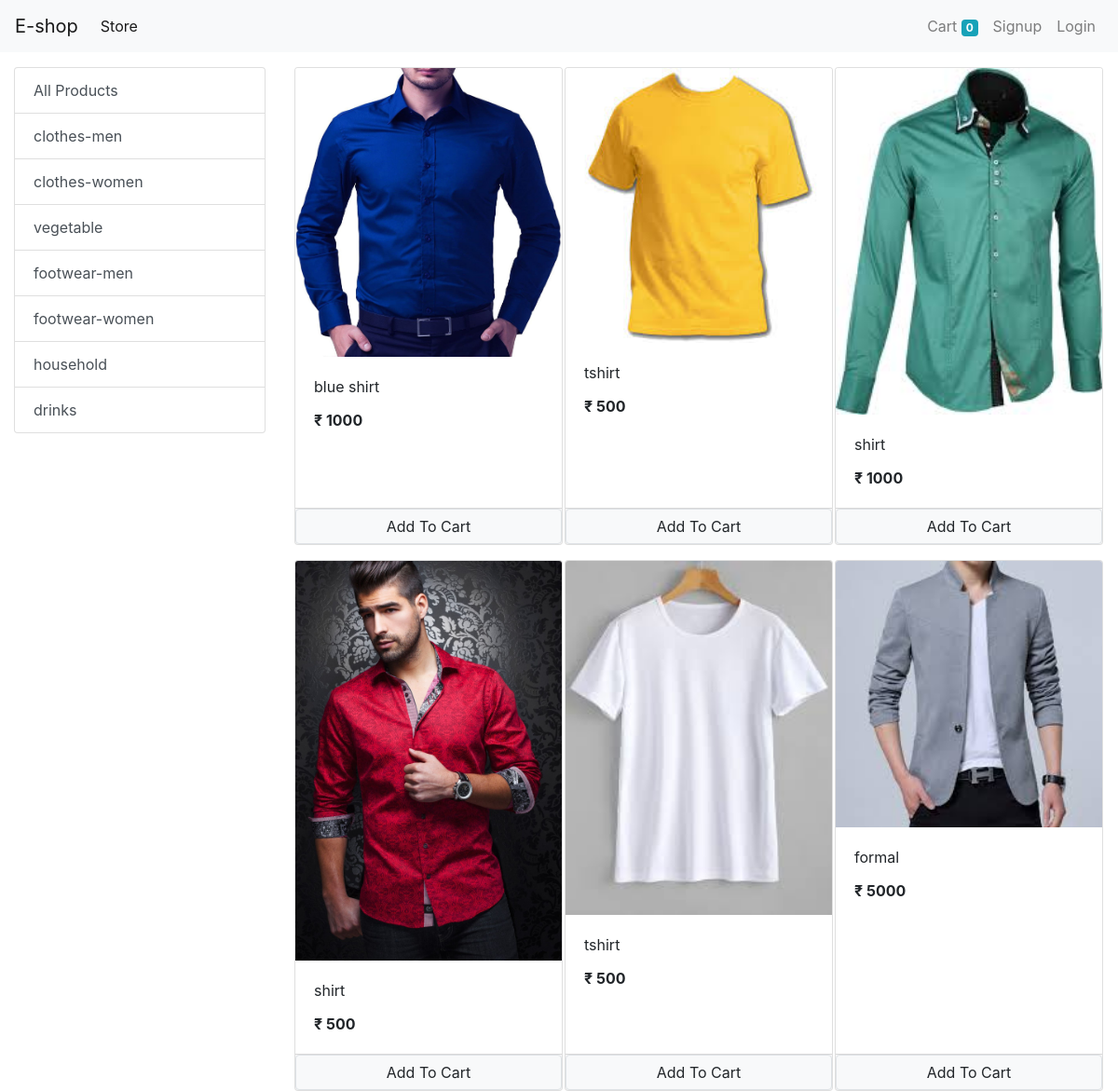
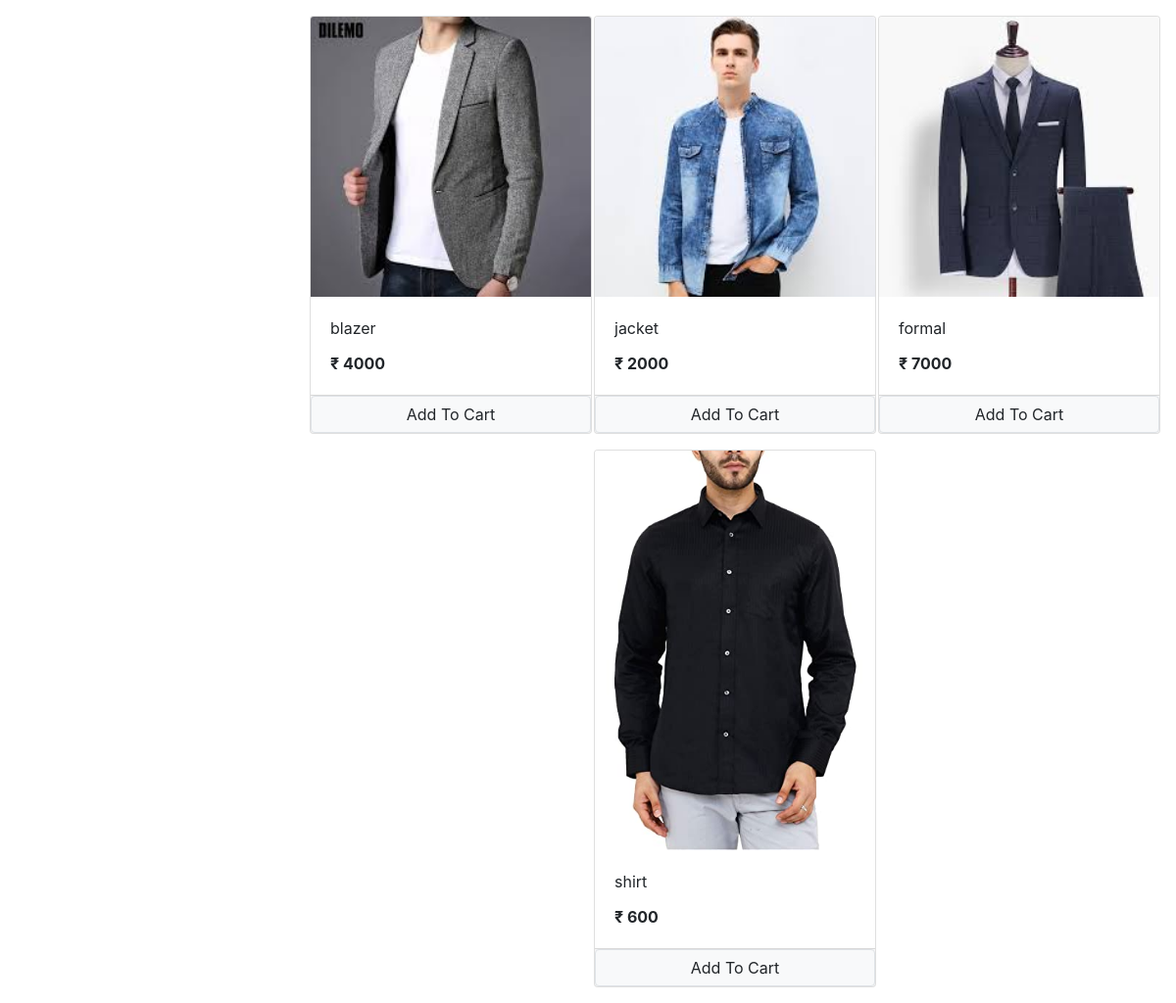
/?category=1, run on the app's committed database (2 pictures, top to bottom).
### store/models/category.py (models this page shows, shortened)
class Category(models.Model):
    name= models.CharField(max_length=20)
    @staticmethod
    def get_all_categories():
        return Category.objects.all()

### store/models/products.py (models this page shows, shortened)
class Product(models.Model):
    name = models.CharField(max_length=50)
    price = models.IntegerField(default=0)
    category= models.ForeignKey(Category , on_delete=models.CASCADE ,default=1)
    description = models.CharField(max_length=200 , default='' , null=True , blank =True)
    image= models.ImageField(upload_to='uploads/products/')
    @staticmethod
    def get_all_products_by_categoryid(category_id):
        if category_id:
            return Product.objects.filter(category = category_id)
        else:
            return Product.get_all_products()

### store/views/home.py (the view, shortened to what this page needs)
# urls.py: path('',Index.as_view() , name='homepage'),
class Index(View):
    def get(self ,request):
       cart = request.session.get('cart')
       if not cart:
         request.session['cart']={}
       products = None
       categories =Category.get_all_categories()
       categoryID = request.GET.get('category')
       if categoryID:
         products = Product.get_all_products_by_categoryid(categoryID)
       else:
         products = Product.get_all_products()
       data= {}
       data['products']= products
       data['categories']= categories
       print('you are:' , request.session.get('email'))
       return render(request , 'index.html', data )

### store/templatetags/cart.py (called while the page is built)
@register.filter(name='is_in_cart')
def is_in_cart(product,cart ):
    keys = cart.keys()
    for id in keys:
        if int(id) == product.id:
            return True
    return False

### store/templatetags/custom_filter.py (called while the page is built)
@register.filter(name='currency')
def currency(number):
   return "₹ "+str(number)

### store/templates/index.html (shortened to what this page needs)
     {% extends 'base.html' %}
     {% block content%}
     {% load cart %}
     {% load custom_filter %}
     <div class="container-fluid mt-3">
     <div class="row">
       <div class="col-lg-3 mx-auto">
         <div class="list-group">
          <a href="/" class="list-group-item list-group-item-action">All Products</a>
          {% for category in categories%}
           <a href="/?category={{category.id}}" class="list-group-item list-group-item-action">{{category.name}}</a>
           {% endfor%}
         </div>
       </div>
       <div id='products' class="col-lg-9 mx-auto">
        <div class="row mx-auto">
          {% for product in products%}
          <div class="card mx-auto mb-3" id={{product.id}} style="width: 18rem;">
             <img src="{{product.image.url}}" class="card-img-top" >
             <div class="card-body">
               <p class="card-title">{{product.name}}</p>
               <p class="card-text"><b>{{product.price|currency}}</b></p>
             </div>
             <div class="card-footer p-0  ">
               {% if product|is_in_cart:request.session.cart  %}
               <div class="row no-gutters" >
                <form action="/#{{product.id}}" method="POST" class="col-2">
                  {% csrf_token %}
                  <input hidden type="text" value="{{product.id}}" name='product'>
                  <input hidden type="text" value='True' name='remove'>
                <input type="submit" value="-" class=" btn btn-block btn-secondary">
                </form>
                <div class="text-center col">{{product|cart_quantity:request.session.cart}} in cart</div>
                <form action="/#{{product.id}}" method="POST" class="col-2">
                  {% csrf_token %}
                  <input hidden type="text" value="{{product.id}}" name='product'>
                <input type="submit" value="+" class=" btn btn-block btn-secondary">
                </form>
                </div>
                {% else %}
            <form action="/#{{product.id}}" method="POST" class="btn-block">
              <input type="submit" class="float-right  btn btn-light border form-control" value="Add To Cart">
            </form>
             {% endif %}
             </div>
           </div>
          {% endfor%}
         </div>
       </div>
     </div>
    </div>
      {% endblock%}

### data on the page
Category: name "clothes-men"
Category: name "clothes-women"
Category: name "vegetable"
Category: name "footwear-men"
Category: name "footwear-women"
Category: name "household"
Category: name "drinks"
Product: image (picture), name "blue shirt", price "₹ 1000"
Product: image (picture), name "tshirt", price "₹ 500"
Product: image (picture), name "shirt", price "₹ 1000"
Product: image (picture), name "shirt", price "₹ 500"
Product: image (picture), name "tshirt", price "₹ 500"
Product: image (picture), name "formal", price "₹ 5000"
Product: image (picture), name "blazer", price "₹ 4000"
Product: image (picture), name "jacket", price "₹ 2000"
Product: image (picture), name "formal", price "₹ 7000"
Product: image (picture), name "shirt", price "₹ 600"

### other printed values
{{ request.session.cart.keys|length }} "0"
